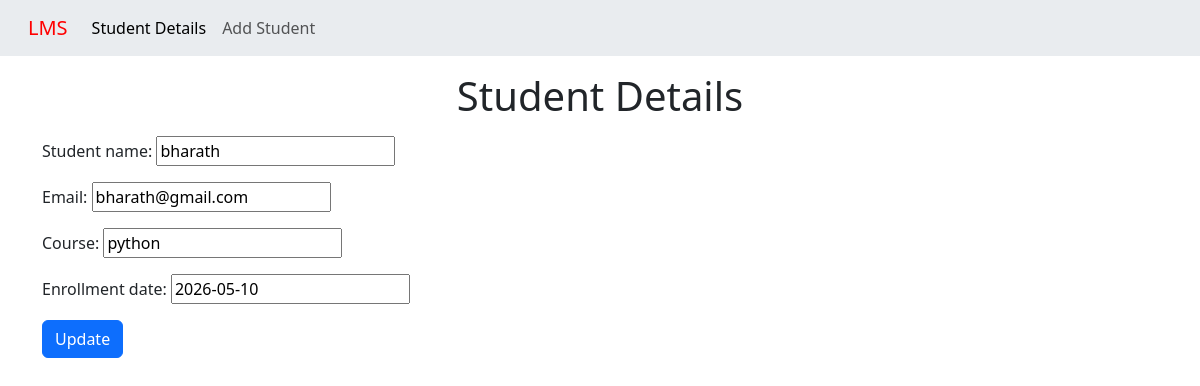
The app's page /details/6/ with its own data.
### student_CRUD/models.py (models this page shows, shortened)
class studentDetails(models.Model):
    student_name=models.CharField(max_length=100)
    email=models.EmailField(max_length=50,unique=True)
    course=models.CharField(max_length=75)
    enrollment_date=models.DateField()

### student_CRUD/views.py (the view)
# urls.py: path( "details/<int:id>/",views.details,name="details"),
def details(request, id) :
        if request.method == "POST" :
                student = get_object_or_404(studentDetails, pk=id)
                form = studentForm(request.POST, instance=student)
                if form.is_valid() :
                        form.save()
                        return redirect("homepage")
        student = get_object_or_404(studentDetails,pk=id)
        form = studentForm(instance=student)
        context = {
              "form" : form
      }
        return render(request, "view_detail.html", context)

### student_CRUD/forms.py
class studentForm(forms.ModelForm):
    class Meta:
        model=studentDetails
        fields=["student_name","email","course","enrollment_date"]

### student_CRUD/templates/view_detail.html
{% extends "master.html" %} {% block content %}
<h1 class="text-center mt-3 mb-3">Student Details</h1>
<div class="container">
  <form action="" method="POST">
    {% csrf_token %} {{ form.as_p }}
    <button type="submit" class="btn btn-primary">Update</button>
  </form>
</div>
{% endblock content %}

### records on screen
studentDetails: student_name "bharath", email "bharath@gmail.com", course "python", enrollment_date "2026-05-10"
